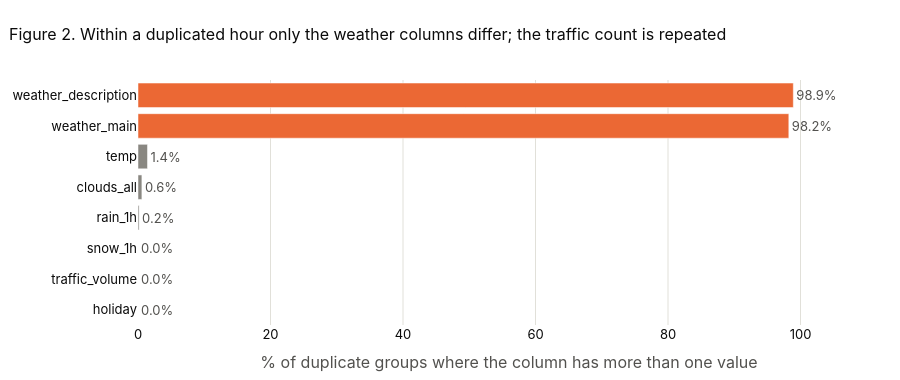

The notebook cell saved with this chart:
### Markdown cell above
Within a group of rows sharing one hour, which columns actually differ?

### Code cell
n_distinct = raw[dup_mask].groupby("timestamp")[["holiday", TARGET, "temp", "rain_1h", "snow_1h", "clouds_all", *CAT_EXOG]].nunique()
differs = (n_distinct > 1).mean().mul(100).sort_values()

fig = go.Figure(go.Bar(x=differs.values, y=differs.index, orientation="h",
                       marker_color=np.where(differs.values > 50, ORANGE, MUTED),
                       text=[f"{v:.1f}%" for v in differs.values], textposition="outside", textfont_color=INK_2,
                       hovertemplate="%{y}: %{x:.1f}% of duplicate groups differ<extra></extra>"))
show_fig(fig, "Within a duplicated hour only the weather columns differ; the traffic count is repeated",
         height=380, showlegend=False, xaxis_range=[0, 112],
         xaxis_title="% of duplicate groups where the column has more than one value")

### Figure 1 — Plotly figure (JSON) as saved in the notebook; plotly's stock layout.template omitted (floating-point values rounded to 4 significant figures)
{"data": [{"hovertemplate": "%{y}: %{x:.1f}% of duplicate groups differ<extra></extra>", "marker": {"color": ["#898781", "#898781", "#898781", "#898781", "#898781", "#898781", "#eb6834", "#eb6834"]}, "orientation": "h", "text": ["0.0%", "0.0%", "0.0%", "0.2%", "0.6%", "1.4%", "98.2%", "98.9%"], "textfont": {"color": "#52514e"}, "textposition": "outside", "type": "bar", "x": [0.0, 0.0, 0.0, 0.1653, 0.5877, 1.433, 98.24, 98.92], "y": ["holiday", "traffic_volume", "snow_1h", "rain_1h", "clouds_all", "temp", "weather_main", "weather_description"]}], "layout": {"height": 380, "showlegend": false, "title": {"text": "Figure 2. Within a duplicated hour only the weather columns differ; the traffic count is repeated"}, "xaxis": {"range": [0, 112], "title": {"text": "% of duplicate groups where the column has more than one value"}}}}
